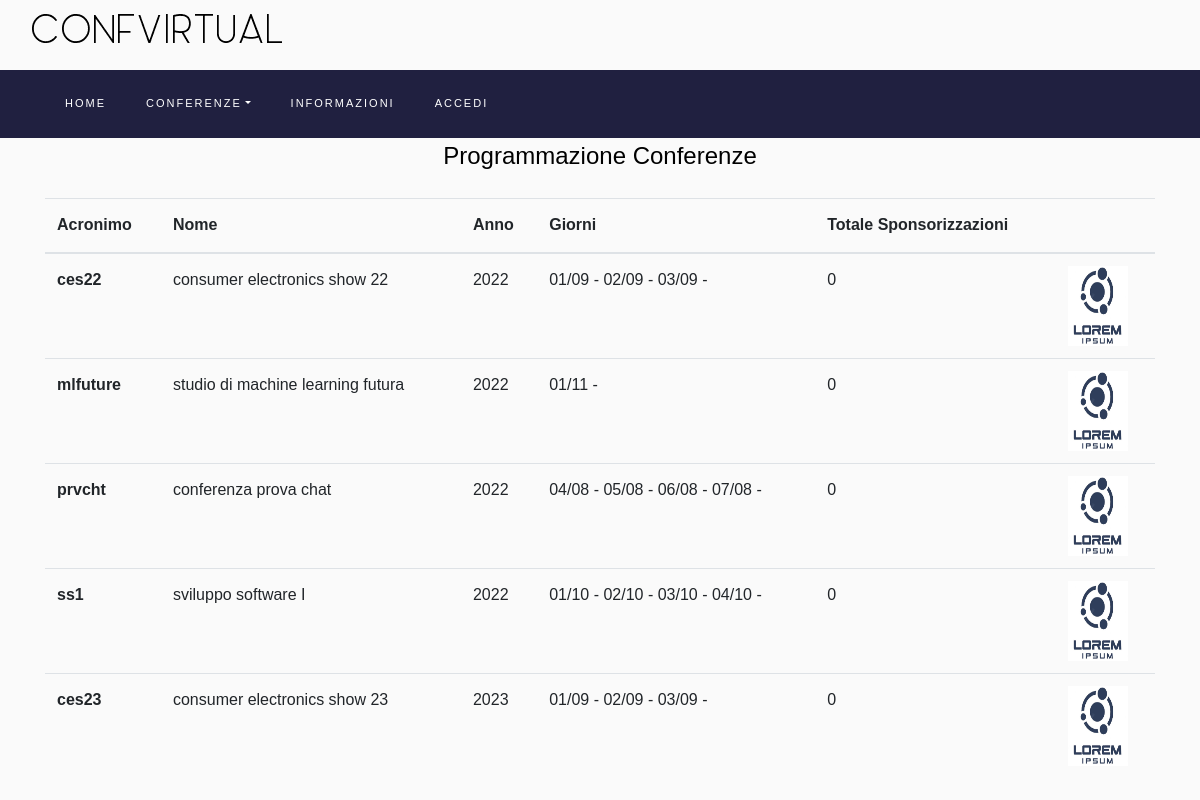
/pages/futureconferences.php, run on the app's committed database.
### tables this page shows
CREATE TABLE CONFERENZA (
                            annoEdizione year not null,
                            acronimo varchar(10) not null,
                            totaleSponsorizzazioni int default 0,
                            immagineLogo varchar(260),
                            statoSvolgimento enum('attiva','completata') default('attiva'),
                            nome varchar(50) not null,
                            primary key (annoEdizione,acronimo)
);

### logic/Session.php (called while the page is built, shortened)
<?php
class Session
{
    public static function read($key)
    {
        return false;
    }
    private static function _init(): bool
    {
        if (session_id() === '') {
            return session_start();
        }
        return session_regenerate_id(true);
    }
}

### logic/DbConn.php (called while the page is built, shortened)
<?php
class DbConn {
    private static $instance;
    public static function getInstance(): PDO
    {
        try {
            if (empty(self::$instance)) {
                self::$instance = new PDO('mysql:host=127.0.0.1;dbname=confvirtual;charset=utf8', 'root', 'radice');
                self::$instance->setAttribute(PDO::ATTR_ERRMODE,PDO::ERRMODE_EXCEPTION);
            }
            return self::$instance;
        } catch (PDOException $exception){
            header('Location: /templates/Error500.php');
            exit();
        }
    }
}

### logic/DbConference.php (called while the page is built, shortened)
<?php
include_once($_SERVER["DOCUMENT_ROOT"] . "/logic/DbConn.php");
class DbConference
{
    static function conferenceActive()
    {
        $sql = 'CALL ritornaConferenzeFuture();';
        $res = DbConn::getInstance() -> query($sql);
        $output = $res -> fetchAll(PDO::FETCH_ASSOC);
        return $output;
    }
    static function daysConference($acronimoConferenza,$annoEdizione)
    {
        if (isset($acronimoConferenza) && isset($annoEdizione)) {
            $sql = 'CALL ritornaGiorniConferenza(\'' . $acronimoConferenza . '\',\'' . $annoEdizione . '\');';
            $res = DbConn::getInstance()->query($sql);
            $output = $res->fetchAll(PDO::FETCH_ASSOC);
            return $output;
        }else {
            return null;
        }
    }
}

### logic/ConferenceQueryController.php (called while the page is built, shortened)
<?php
include_once('DbConference.php');
class ConferenceQueryController
{
    static function getConferenceFuture()
    {
        return DbConference::conferenceActive();
    }
    static function getDaysConference($acronimo,$anno)
    {
        return DbConference::daysConference($acronimo,$anno);
    }
}

### pages/futureconferences.php (the view, shortened to what this page needs)
<!DOCTYPE html>
<html lang="it">
<?php
include_once (sprintf("%s/templates/navbar.php", $_SERVER["DOCUMENT_ROOT"])); ?>
<body>
<form method="post" action="/logic/subscribeconference.php"> <?php
    function getConferences()
    {
        foreach (ConferenceQueryController::getConferenceFuture() as $c) {
            $srcImg = $c['immagineLogo'];
            echo '
                                <input type="hidden" name="acronimo[]" value="'.$c['acronimo'].'">
                                <input type="hidden" name="annoEdizione[]" value="'.$c['annoEdizione'].'">
                                <tr>
                                <th>' . $c['acronimo'] . '</th>
                                <td>' . $c['nome'] . '</td>
                                <td>' . $c['annoEdizione'] . '</td>';
            $string = '';
            foreach (ConferenceQueryController::getDaysConference($c['acronimo'], $c['annoEdizione']) as $d) {
                $string .= date_format(date_create($d['giorno']), "d/m") . ' - ';
            }
            echo '<td>' . $string . '</td>';
            echo '<td>' . $c['totaleSponsorizzazioni'] . '</td>';
            if(!empty($srcImg)){
                echo '<td><img id="currentPhoto" title="userImg personalizzata" width="60" height="80" src="'.$srcImg.'"> </td>';
            } else { echo '<td><img title="no img" width="60" height="80" src="/resources/images/noImgDefault.jpg" alt="default_img"></td>';}
        }
    }
    try {
        switch (Session::read('type')) {
            case 'utente': ?>
                <?php
            default: ?>
                <div class="container">
                    <div class="row">
                        <div class="col-md-12">
                            <h4 class="text-center mb-4">Programmazione Conferenze</h4>
                            <div class="table-wrap">
                                <table class="table">
                                    <thead class="thead-primary">
                                    <tr>
                                        <th>Acronimo</th>
                                        <th>Nome</th>
                                        <th>Anno</th>
                                        <th>Giorni</th>
                                        <th>Totale Sponsorizzazioni</th>
                                        <th></th>
                                    </tr>
                                    </thead>
                                    <tbody>
                                    <?php
                                    getConferences();
                                    ?>
                                    </tbody>
                                </table>
                            </div>
                        </div>
                    </div>
                </div>
            <?php
        }
    } catch (ExpiredSessionException|Exception $e) {
        echo $e;
    }
    ?>
</form>
</body>
</html>

### templates/navbar.php (shortened to what this page needs)
<?php
print ('
<div class="container">
    <div class="row justify-content-between">
        <div class="imgcontainer">
            <img src="/resources/images/confvirtualTitle.png" alt="immagine logo" class="logo">
        </div>
    </div>
</div>
<form method="post">
');
try {
    switch (Session::read('type')) {
        case 'amministratore': ?>
            <?php
        default : ?>
            <nav class="navbar navbar-expand-lg navbar-dark ftco_navbar bg-dark ftco-navbar-light" id="ftco-navbar">
                <div class="container">
                    <div class="collapse navbar-collapse" id="ftco-nav">
                        <ul class="navbar-nav mr-auto">
                            <li class="nav-item"><a href="/index.php" class="nav-link">Home</a></li>
                            <li class="nav-item dropdown">
                                <a class="nav-link dropdown-toggle" id="dropdown04" data-toggle="dropdown"
                                   aria-haspopup="true" aria-expanded="false">Conferenze</a>
                            </li>
                            <li class="nav-item">
                                <a href="/pages/info.php" class="nav-link">Informazioni</a>
                            </li>
                            <li class="nav-item"><a href="/pages/login.php" class="nav-link">accedi</a></li>
                        </ul>
                    </div>
                </div>
            </nav>
        <?php
    }
} catch (ExpiredSessionException|Exception $e) {
    echo $e;
}
?>
</form>

### data on the page
conferenza: acronimo "ces22", nome "consumer electronics show 22", annoEdizione "2022", string "01/09 - 02/09 - 03/09 -", totaleSponsorizzazioni "0", immagineLogo (picture)
conferenza: acronimo "mlfuture", nome "studio di machine learning futura", annoEdizione "2022", string "01/11 -", totaleSponsorizzazioni "0", immagineLogo (picture)
conferenza: acronimo "prvcht", nome "conferenza prova chat", annoEdizione "2022", string "04/08 - 05/08 - 06/08 - 07/08 -", totaleSponsorizzazioni "0", immagineLogo (picture)
conferenza: acronimo "ss1", nome "sviluppo software I", annoEdizione "2022", string "01/10 - 02/10 - 03/10 - 04/10 -", totaleSponsorizzazioni "0", immagineLogo (picture)
conferenza: acronimo "ces23", nome "consumer electronics show 23", annoEdizione "2023", string "01/09 - 02/09 - 03/09 -", totaleSponsorizzazioni "0", immagineLogo (picture)
